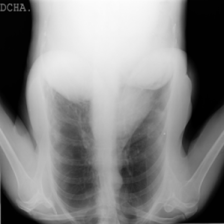
#> input picture 224x224_originaly_rotated/224x224_COVID-257.png, 224 x 224 px; its folder holds only this picture in this run
$ python -i visualize.py   (imports and definitions only)   (older library calls are emulated)
#> lines starting #> are read from the running program, lines starting #| are printed output that depends on the picture; after the words box and inside, x2 and y2 are one past the last pixel; in counts of white or black regions, pixels touching at a corner belong together
### src/preprocessing/image_preprocessor.py
# -*- coding: utf-8 -*-
import os

import cv2
import matplotlib.pyplot as plt
import numpy as np
import pandas as pd
import seaborn as sns
from   scipy.stats import f_oneway


def crop_image(image_path, margin_percentage=10) -> tuple:
    """
    crop_image function takes an image path as input
    and returns the cropped image.

    Input:
    image_path: str: Path to the image file
    margin_percentage: int: Percentage of the image
    to be cropped from all sides

    Output:
    cropped_image: np.array: Cropped image as a numpy array
    image: np.array: Original image as a numpy array
    """
#> called with margin_percentage = 10
    image = cv2.imread(image_path)
#> image is the input picture: shape (224, 224, 3); min 0, max 253, mean 131.9
    gray = cv2.cvtColor(image, cv2.COLOR_BGR2GRAY)
    height, width = gray.shape
#> height = 224; width = 224
    margin_x = int(width * margin_percentage / 100)
#> margin_x = 22
    margin_y = int(height * margin_percentage / 100)
#> margin_y = 22

    cropped_image = gray[margin_y : height - margin_y, margin_x : width - margin_x]
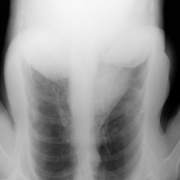
#> cropped_image: shape (180, 180); min 0, max 248, mean 152.5

    return cropped_image, gray


# [229 lines left out: functions apply_image_mask, calulate_image_statistics, get_images_statistics, get_edges_images_statistics, get_masked_images_statistics, store_images_statistics and 4 more, not called in this run]


#########################################################################################################
###############     functions added by Hanna to plot ensembles


from src.preprocessing.image_quality import *


# [136 lines left out: functions select_lung, get_masked_images_quality, apply_image_counter_mask, get_counter_masked_images_statistics, get_counter_mask_images_quality, plot_image_stats_ensembles and 1 more, not called in this run]


### src/visualization/visualize.py
# -*- coding: utf-8 -*-
import os

import cv2
import matplotlib.pyplot as plt
import numpy as np
import pandas as pd
import tensorflow as tf
from sklearn.metrics import (
    ConfusionMatrixDisplay,
    classification_report,
    confusion_matrix,
)
from tensorflow.keras.layers import Conv2D
from tensorflow.keras.models import Model

import src.preprocessing.image_preprocessor as preprocessor


# [19 lines left out: function draw_image_histogram, not called in this run]


def draw_image_countours(image_path, display_image=False):
    """
    draw_image_countours function takes an image path as input
    and displays the image with contours.

    Input:
    image_path: str: Path to the image file
    display_image: bool: If True, the image with contours will be displayed
    """
    image = preprocessor.crop_image(image_path, 10)
    blurred_image = cv2.GaussianBlur(image[0], (5, 5), 0)
    edges = cv2.Canny(blurred_image, 50, 150)
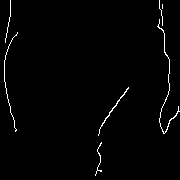
#> edges: shape (180, 180); 1.4% white in thin lines or dots
    contours, _ = cv2.findContours(edges, cv2.RETR_TREE, cv2.CHAIN_APPROX_SIMPLE)
#> contours = 7 contours, 5 with area under 20; largest, box (x1, y1, x2, y2) and area: (98, 87, 129, 136) 26, (157, 19, 180, 134) 23
#> (the run stopped early here; a loop or call above may not have finished)

$ run again, on 224x224_originaly_rotated/224x224_COVID-3063.png
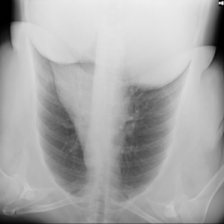
#> input picture 224x224_originaly_rotated/224x224_COVID-3063.png, 224 x 224 px
#> in crop_image, image is the input picture: shape (224, 224, 3); min 0, max 242, mean 169.7
#> in crop_image, `cropped_image = gray[margin_y : height - margin_y, margin_x : width - ..`:
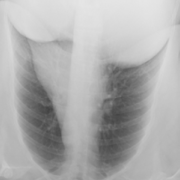
#> cropped_image: shape (180, 180); min 67, max 230, mean 174
#> in draw_image_countours, `edges = cv2.Canny(blurred_image, 50, 150)`:
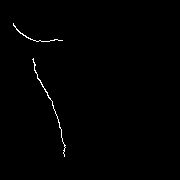
#> edges: shape (180, 180); 0.58% white in thin lines or dots, all inside (x1, y1, x2, y2) = (13, 23, 66, 157)
#> contours = 2 contours, 1 with area under 20; largest, box (x1, y1, x2, y2) and area: (32, 58, 66, 157) 23

$ run again, on 224x224_originaly_rotated/224x224_COVID-3342.png
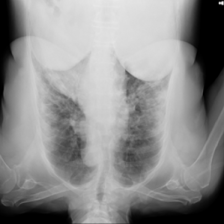
#> input picture 224x224_originaly_rotated/224x224_COVID-3342.png, 224 x 224 px
#> in crop_image, image is the input picture: shape (224, 224, 3); min 0, max 242, mean 140.4
#> in crop_image, `cropped_image = gray[margin_y : height - margin_y, margin_x : width - ..`:
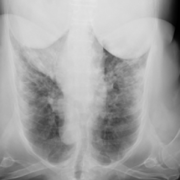
#> cropped_image: shape (180, 180); min 0, max 229, mean 165.1
#> in draw_image_countours, `edges = cv2.Canny(blurred_image, 50, 150)`:
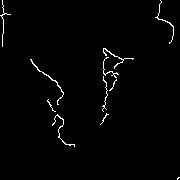
#> edges: shape (180, 180); 1.5% white in thin lines or dots
#> contours = 11 contours, 10 with area under 20; largest, box (x1, y1, x2, y2) and area: (30, 59, 64, 105) 27

$ run again, on 224x224_originaly_rotated/224x224_COVID-3419.png
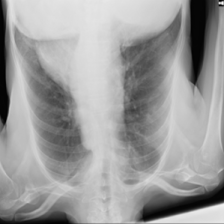
#> input picture 224x224_originaly_rotated/224x224_COVID-3419.png, 224 x 224 px
#> in crop_image, image is the input picture: shape (224, 224, 3); min 1, max 245, mean 156.8
#> in crop_image, `cropped_image = gray[margin_y : height - margin_y, margin_x : width - ..`:
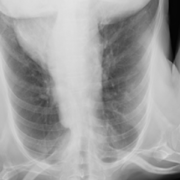
#> cropped_image: shape (180, 180); min 3, max 227, mean 160.3
#> in draw_image_countours, `edges = cv2.Canny(blurred_image, 50, 150)`:
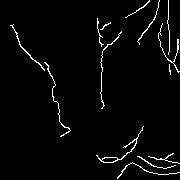
#> edges: shape (180, 180); 2.8% white in thin lines or dots
#> contours = 15 contours, 11 with area under 20; largest, box (x1, y1, x2, y2) and area: (96, 126, 144, 163) 94, (101, 157, 118, 163) 64, (10, 24, 45, 71) 28, (44, 62, 71, 137) 20
